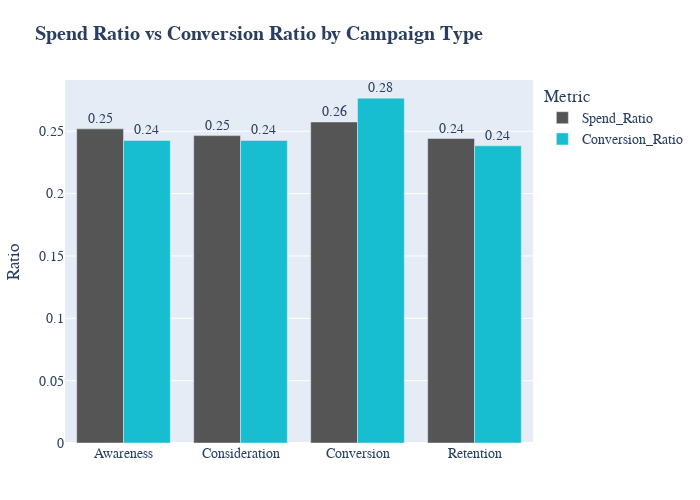

Write notebook code for a chart like this one.
### Code cell
# Visualize the ratios in a bar chart
fig = px.bar(plot_df, x='campaigntype', y = 'Ratio', color = 'Metric', barmode = 'group',
             text = 'Ratio',
             title='<b>Spend Ratio vs Conversion Ratio by Campaign Type</b>',
            color_discrete_sequence=["#555555", "#17becf"])

fig.update_traces(texttemplate='%{text:.2f}', textposition='outside')
fig.update_layout(xaxis_title='', height=500, width = 700, font=dict(size=14, family="Arial"),
                  margin=dict(t=80, l=50, r=50, b=50))

# Save as PNG (or use .jpeg, .pdf, etc.)
fig.write_image("spend_ratio_conversion_ratio.png", scale = 3)  
Image("spend_ratio_conversion_ratio.png")
fig.show()

### Figure 1 — Plotly figure (JSON) as saved in the notebook; plotly's stock layout.template omitted (floating-point values rounded to 4 significant figures)
{"data": [{"alignmentgroup": "True", "hovertemplate": "Metric=Spend_Ratio<br>campaigntype=%{x}<br>Ratio=%{text}<extra></extra>", "legendgroup": "Spend_Ratio", "marker": {"color": "#555555", "pattern": {"shape": ""}}, "name": "Spend_Ratio", "offsetgroup": "Spend_Ratio", "orientation": "v", "showlegend": true, "text": [0.2519, 0.2465, 0.2575, 0.2442], "textposition": "outside", "texttemplate": "%{text:.2f}", "type": "bar", "x": ["Awareness", "Consideration", "Conversion", "Retention"], "xaxis": "x", "y": [0.2519, 0.2465, 0.2575, 0.2442], "yaxis": "y"}, {"alignmentgroup": "True", "hovertemplate": "Metric=Conversion_Ratio<br>campaigntype=%{x}<br>Ratio=%{text}<extra></extra>", "legendgroup": "Conversion_Ratio", "marker": {"color": "#17becf", "pattern": {"shape": ""}}, "name": "Conversion_Ratio", "offsetgroup": "Conversion_Ratio", "orientation": "v", "showlegend": true, "text": [0.2426, 0.2426, 0.2765, 0.2383], "textposition": "outside", "texttemplate": "%{text:.2f}", "type": "bar", "x": ["Awareness", "Consideration", "Conversion", "Retention"], "xaxis": "x", "y": [0.2426, 0.2426, 0.2765, 0.2383], "yaxis": "y"}], "layout": {"barmode": "group", "font": {"family": "Arial", "size": 14}, "height": 500, "legend": {"title": {"text": "Metric"}, "tracegroupgap": 0}, "margin": {"b": 50, "l": 50, "r": 50, "t": 80}, "title": {"text": "<b>Spend Ratio vs Conversion Ratio by Campaign Type</b>"}, "width": 700, "xaxis": {"anchor": "y", "autorange": true, "domain": [0, 1], "range": [-0.5, 3.5], "title": {"text": ""}, "type": "category"}, "yaxis": {"anchor": "x", "autorange": true, "domain": [0, 1], "range": [0, 0.2911], "title": {"text": "Ratio"}, "type": "linear"}}}
